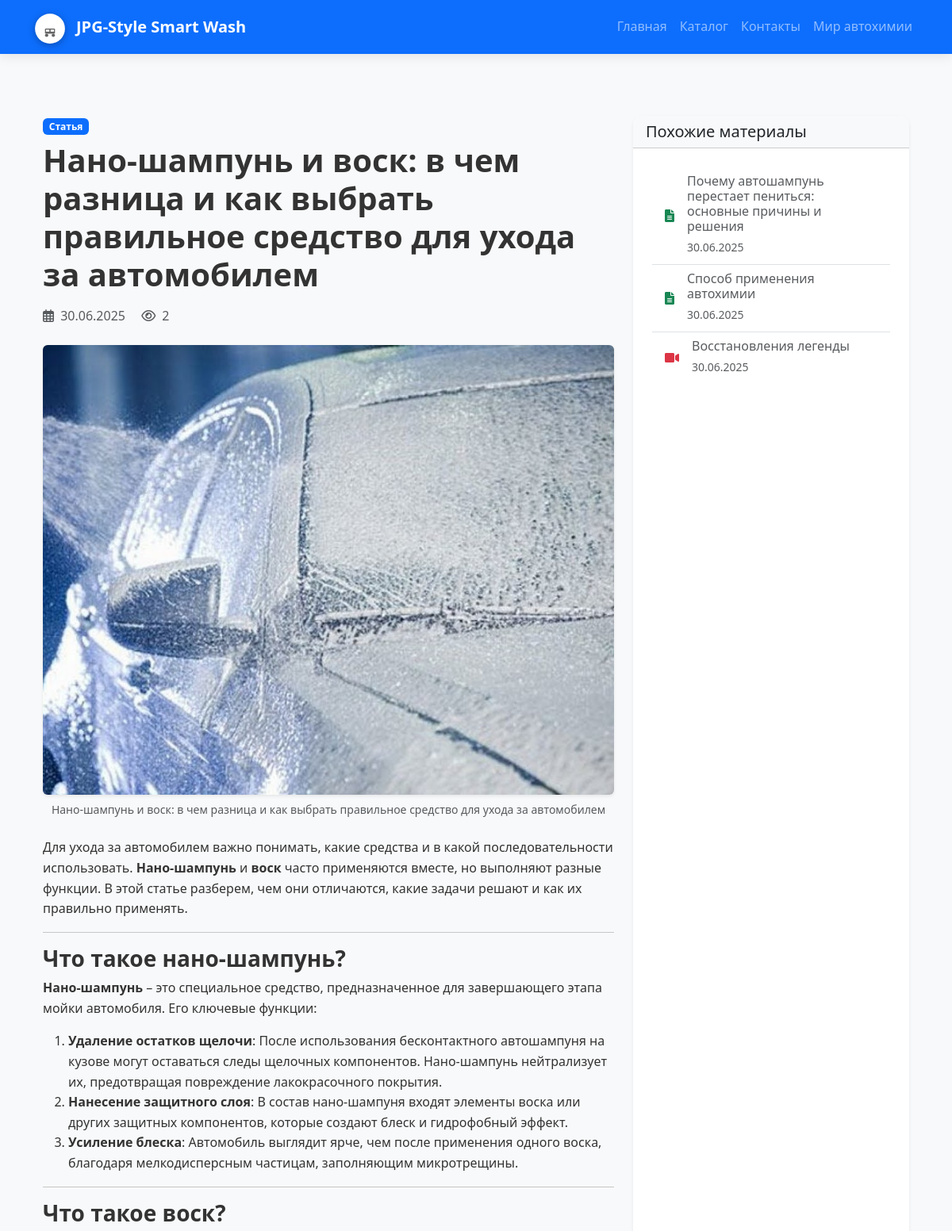
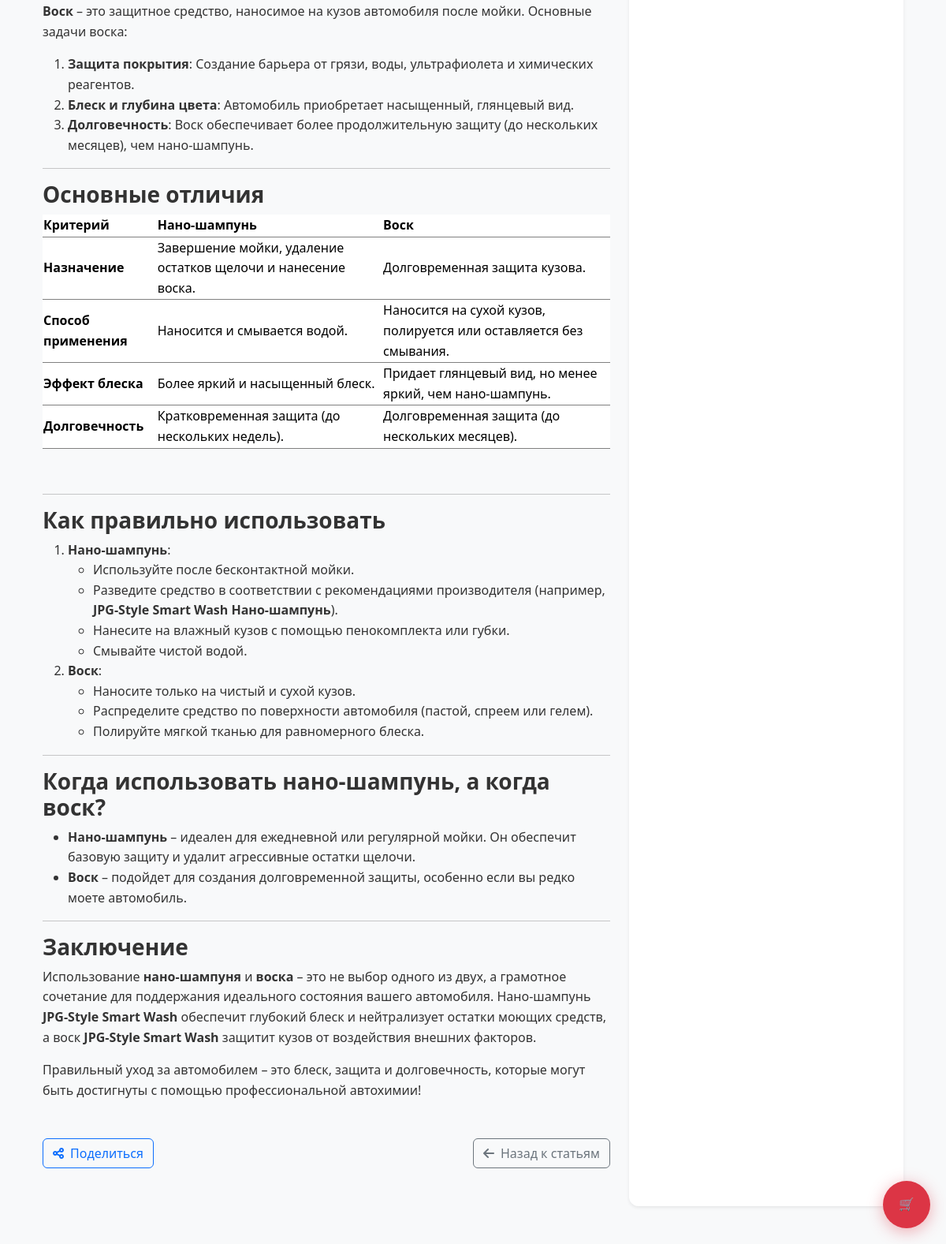
The app's page /autochemistry/nano-shampun-i-vosk-v-chem-raznica-i-kak-vybrat-pravilnoe-sredstvo-dlya-uhoda-za-avtomobilem/ with its own data (2 pictures, top to bottom).
### products/models.py (models this page shows, shortened)
class AutoChemistryPost(models.Model):
    POST_TYPES = [
        ('video', 'Видео'),
        ('photo', 'Фото'),
        ('article', 'Статья'),
    ]
    title = models.CharField(max_length=200, verbose_name="Заголовок")
    slug = models.SlugField(max_length=200, unique=True, blank=True, verbose_name="URL-адрес")
    post_type = models.CharField(max_length=10, choices=POST_TYPES, verbose_name="Тип поста")
    youtube_url = models.URLField(blank=True, null=True, verbose_name="Ссылка на YouTube")
    content = CKEditor5Field('Content', config_name='extends')
    image = models.ImageField(
        upload_to='autochemistry/%Y/%m/%d/',
        blank=True,
        null=True,
        verbose_name="Изображение",
        validators=[FileExtensionValidator(['jpg', 'jpeg', 'png', 'webp'])]
    )
    created_at = models.DateTimeField(auto_now_add=True, verbose_name="Дата создания")
    updated_at = models.DateTimeField(auto_now=True, verbose_name="Дата обновления")
    is_published = models.BooleanField(default=True, verbose_name="Опубликовано")
    views = models.PositiveIntegerField(default=0, verbose_name="Просмотры")
    def save(self, *args, **kwargs):
        super().save(*args, **kwargs)
    def get_absolute_url(self):
        return reverse('autochemistry_detail', kwargs={'slug': self.slug})
    def get_youtube_id(self):
        if self.youtube_url:
            url_data = urlparse(self.youtube_url)
            query = parse_qs(url_data.query)
            return query.get('v', [None])[0]
        return None
    class Meta:
        verbose_name = "Пост из мира автохимии"
        verbose_name_plural = "Мир автохимии"
        ordering = ['-created_at']

### products/views.py (the view)
# urls.py: path('autochemistry/<slug:slug>/', views.autochemistry_detail, name='autochemistry_detail'),
def autochemistry_detail(request, slug):
    post = get_object_or_404(AutoChemistryPost, slug=slug, is_published=True)
    post.views += 1
    post.save()
    similar_posts = AutoChemistryPost.objects.filter(
        is_published=True
    ).exclude(
        id=post.id
    ).order_by('-created_at')[:3]
    return render(request, 'products/autochemistry_detail.html', {
        'post': post,
        'similar_posts': similar_posts,
        'youtube_id': post.get_youtube_id(),
        'page_title': post.title
    })

### products/context_processors.py (called while the page is built)
def wishlist_processor(request):
    context = {
        'user_wishlist': [],
        'wishlist_count': 0
    }
    if request.user.is_authenticated:
        wishlist_slugs = Wishlist.objects.filter(user=request.user) \
            .values_list('product__slug', flat=True)
        context['user_wishlist'] = list(wishlist_slugs)
        context['wishlist_count'] = len(context['user_wishlist'])
    return context

### products/templates/products/autochemistry_detail.html (shortened to what this page needs)
{% extends "products/base.html" %}
{% load static %}
{% block breadcrumbs %}
{{ block.super }}
<li class="breadcrumb-item"><a href="{% url 'autochemistry_list' %}">Мир автохимии</a></li>
<li class="breadcrumb-item active" aria-current="page">{{ post.title }}</li>
{% endblock %}
{% block content %}
<div class="container my-5 animate__animated animate__fadeIn">
    <div class="row">
        <div class="col-lg-8">
            <article>
                <header class="mb-4">
                    <span class="badge bg-primary mb-2">{{ post.get_post_type_display }}</span>
                    <h1 class="fw-bold mb-3">{{ post.title }}</h1>
                    <div class="text-muted mb-4">
                        <i class="far fa-calendar-alt me-1"></i> {{ post.created_at|date:"d.m.Y" }}
                        <i class="far fa-eye ms-3 me-1"></i> {{ post.views }}
                    </div>
                </header>
                {% if post.post_type == 'video' and post.youtube_url %}
                <div class="ratio ratio-16x9 mb-4 shadow-sm rounded-3 overflow-hidden">
                    <iframe src="https://www.youtube.com/embed/{{ youtube_id }}?rel=0"
                            allowfullscreen></iframe>
                </div>
                {% elif post.image %}
                <figure class="figure mb-4">
                    <img src="{{ post.image.url }}"
                         class="figure-img img-fluid rounded shadow-sm"
                         alt="{{ post.title }}">
                    <figcaption class="figure-caption text-center">{{ post.title }}</figcaption>
                </figure>
                {% endif %}
                <div class="post-content mb-5 ck-content">
                    {{ post.content|safe }}
                </div>
                <div class="d-flex justify-content-between align-items-center mb-5">
                    <div>
                        <button class="btn btn-outline-primary" onclick="sharePost()">
                            <i class="fas fa-share-alt me-2"></i>Поделиться
                        </button>
                    </div>
                    <a href="{% url 'autochemistry_list' %}" class="btn btn-outline-secondary">
                        <i class="fas fa-arrow-left me-2"></i>Назад к статьям
                    </a>
                </div>
            </article>
        </div>
        <aside class="col-lg-4">
            <div class="card border-0 shadow-sm mb-4">
                <div class="card-header bg-light">
                    <h5 class="mb-0">Похожие материалы</h5>
                </div>
                <div class="card-body">
                    <div class="list-group list-group-flush">
                        {% for similar in similar_posts %}
                        <a href="{{ similar.get_absolute_url }}"
                           class="list-group-item list-group-item-action">
                            <div class="d-flex align-items-center">
                                {% if similar.post_type == 'video' %}
                                <i class="fas fa-video text-danger me-3"></i>
                                {% elif similar.post_type == 'photo' %}
                                <i class="fas fa-image text-primary me-3"></i>
                                {% else %}
                                <i class="fas fa-file-alt text-success me-3"></i>
                                {% endif %}
                                <div>
                                    <h6 class="mb-1">{{ similar.title }}</h6>
                                    <small class="text-muted">{{ similar.created_at|date:"d.m.Y" }}</small>
                                </div>
                            </div>
                        </a>
                        {% endfor %}
                    </div>
                </div>
            </div>
        </aside>
    </div>
</div>
{% endblock %}

### static/css/style.css (style rules this page uses)
body { font-family: 'Segoe UI', sans-serif; line-height: 1.6; color: #333; background-color: #f8f9fa; }
.container { animation: fadeIn 0.6s ease-out forwards; }
.card { display: flex; flex-direction: column; height: 100%; border: none; background-color: #fff; transition: all 0.4s cubic-bezier(0.25, 0.8, 0.25, 1); box-shadow: 0 1px 3px rgba(0, 0, 0, 0.12), 0 1px 2px rgba(0, 0, 0, 0.24); border-radius: 12px; overflow: hidden; transform: translateY(0); }
.card-body { display: flex; flex-direction: column; justify-content: space-between; padding: 1.5rem; flex: 1 1 auto; transition: all 0.3s ease; }
.wave-effect { position: relative; overflow: hidden; }
.wave-effect:after { content: ""; display: block; position: absolute; width: 100%; height: 100%; top: 0; left: 0; pointer-events: none; background-image: radial-gradient(circle, #fff 10%, transparent 10.01%); background-repeat: no-repeat; background-position: 50%; transform: scale(10, 10); opacity: 0; transition: transform .5s, opacity 1s; }

### products/templates/products/base.html (style rules this page uses)
:root { --primary-color: #007BFF; --secondary-color: #6c757d; --accent-color: #dc3545; --light-color: #f8f9fa; --dark-color: #343a40; }
.container { animation: fadeIn 0.6s ease-out forwards; }

### records on screen
AutoChemistryPost: post_type "Статья", title "Нано-шампунь и воск: в чем разница и как выбрать правильное средство для ухода за автомобилем", created_at "30.06.2025", views "2", image (placeholder picture), content "Для ухода за автомобилем важно понимать, какие средства и в какой последовательности использовать. Нано-шампунь и воск часто применяются вместе, но выполняют разные функции. В этой статье разберем, чем они отличаются, какие задачи решают и как их правильно применять. Что такое нано-шампунь? Нано-шампунь – это специальное средство, предназначенное для завершающего этапа мойки автомобиля. Его ключевые функции: Удаление остатков щелочи : После использования бесконтактного автошампуня на кузове могут оставаться следы щелочных компонентов. Нано-шампунь нейтрализует их, предотвращая повреждение лакокрасочного покрытия. Нанесение защитного слоя : В состав нано-шампуня входят элементы воска или…"
AutoChemistryPost: post_type "article" (drawn), title "Почему автошампунь перестает пениться: основные причины и решения", created_at "30.06.2025"
AutoChemistryPost: post_type "article" (drawn), title "Способ применения автохимии", created_at "30.06.2025"
AutoChemistryPost: post_type "video" (drawn), title "Восстановления легенды", created_at "30.06.2025"
